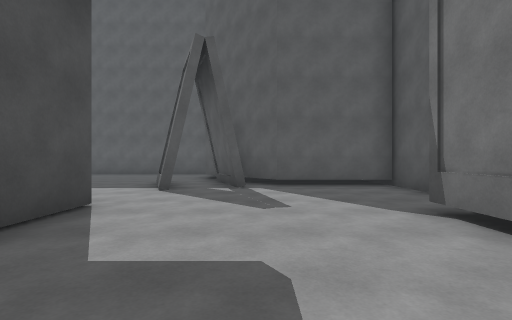
view 1 (above)

24 first-person views from a walk through a 3-D level made in the Unity game engine. The camera is 1.3 m above the floor, looks level and sees 85° across. The floor is counted in squares, 2 m on a side. Each view is taken from the middle of a square. On the plan, view 1 faces up. The plan holds only what a view shows up to about 9 squares ahead; the rest is blank. The place goes on beyond the plan.

view 2
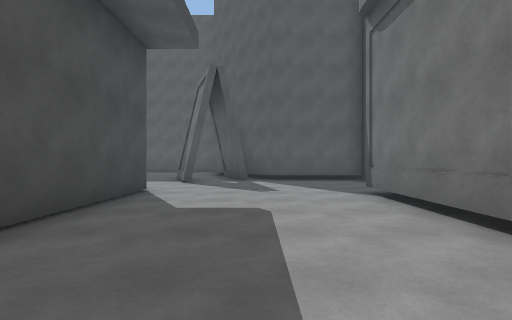

view 3
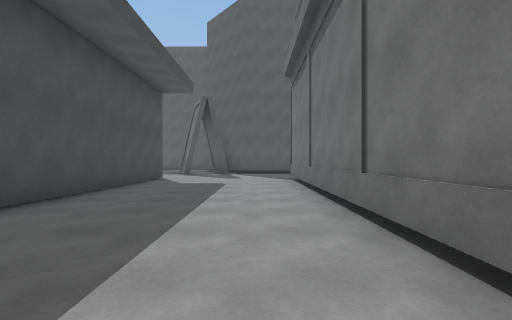

view 4
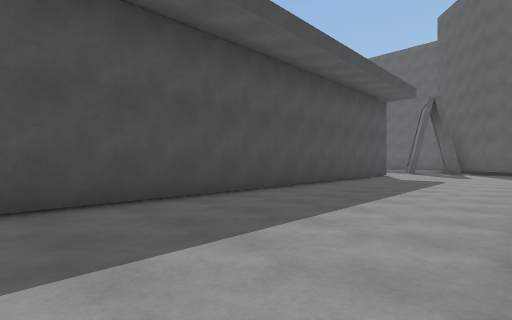

view 5
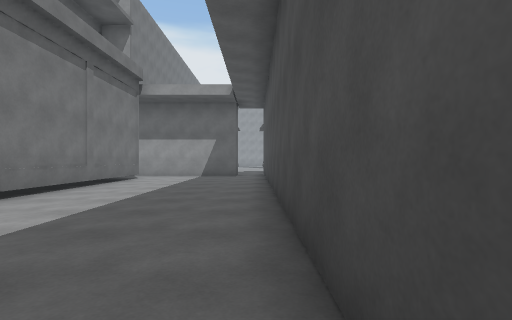

view 6
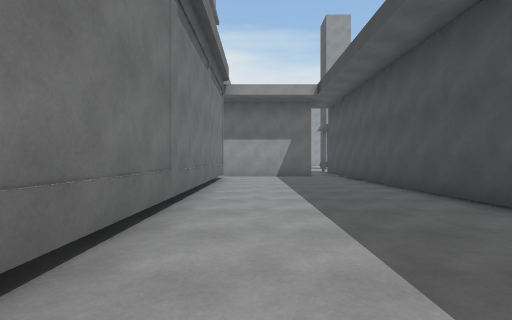

view 7
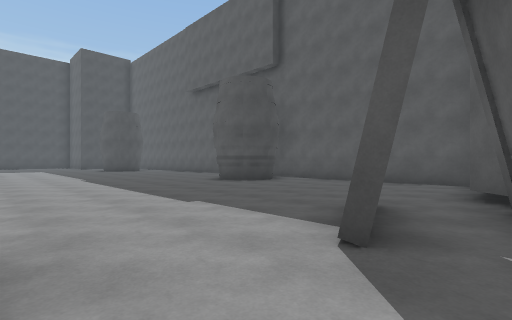

view 8
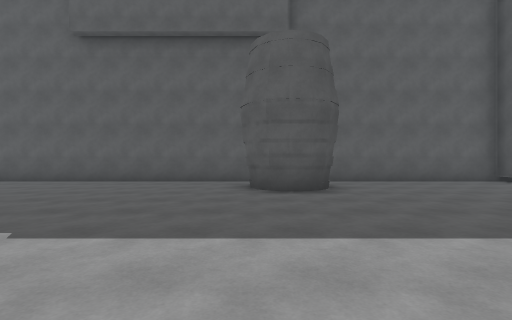

view 9
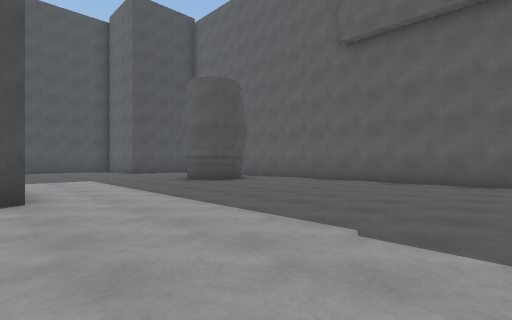

view 10
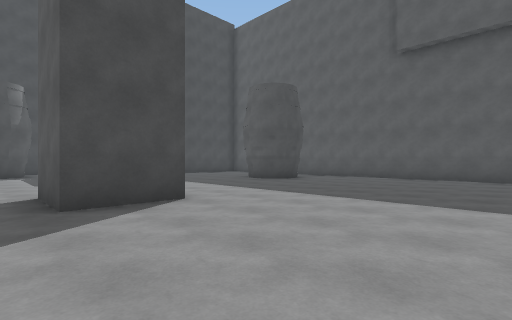

view 11
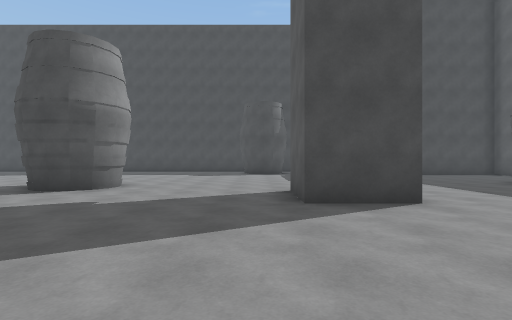

view 12
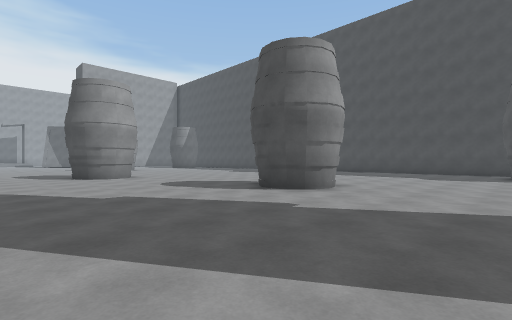

view 13
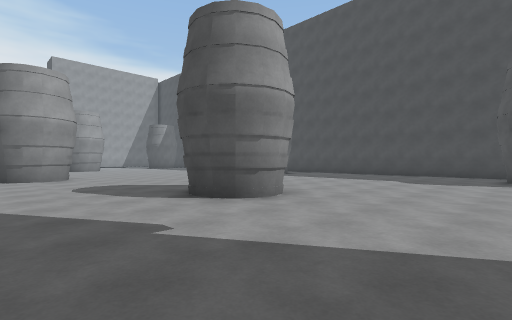

view 14
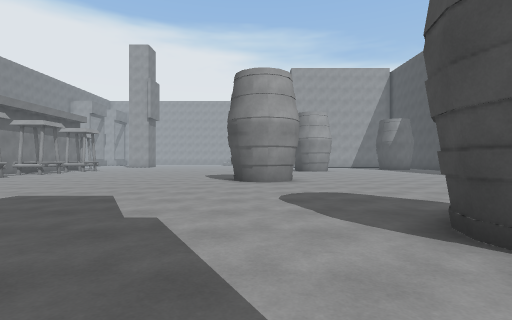

view 15
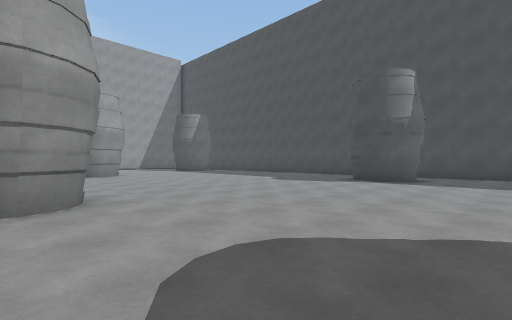

view 16
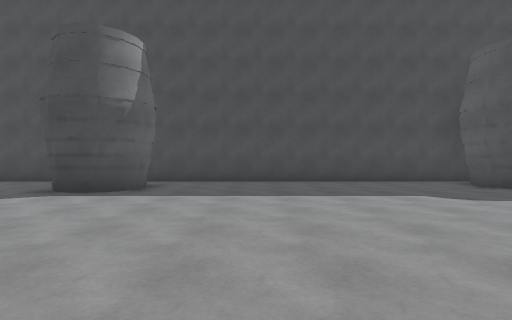

view 17
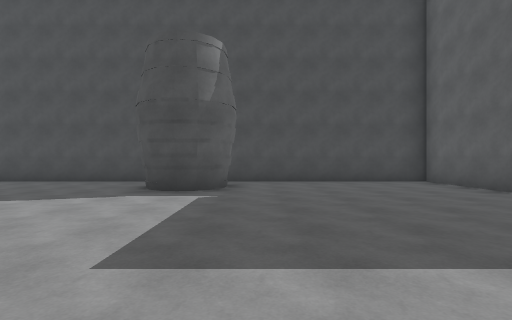

view 18
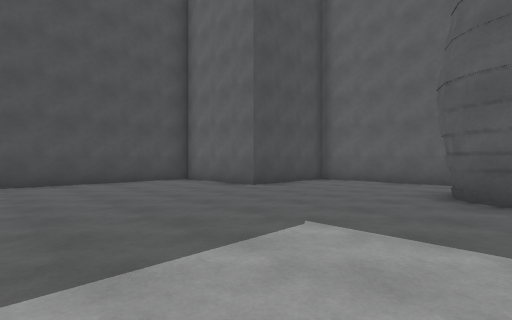

view 19
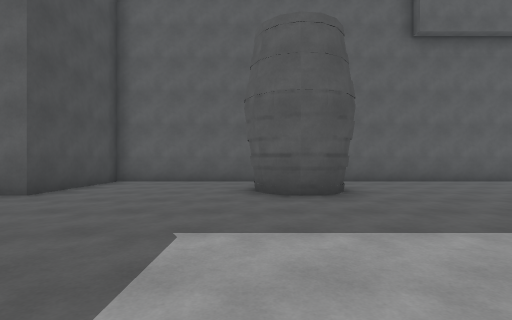

view 20
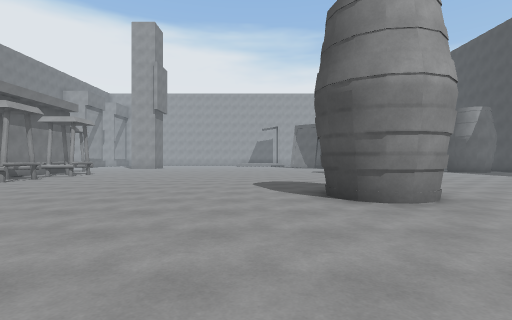

view 21
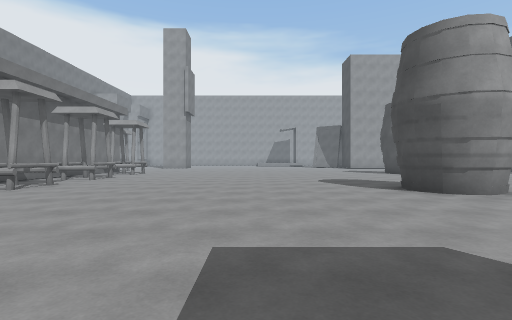

view 22
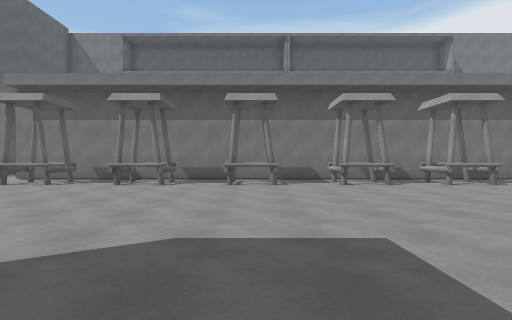

view 23
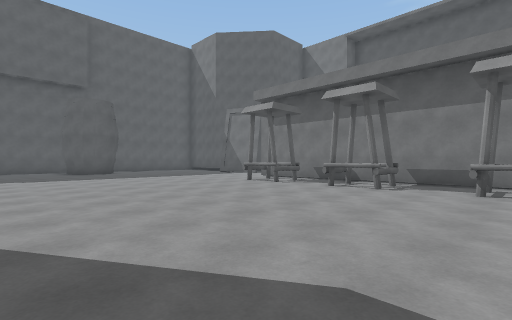

view 24
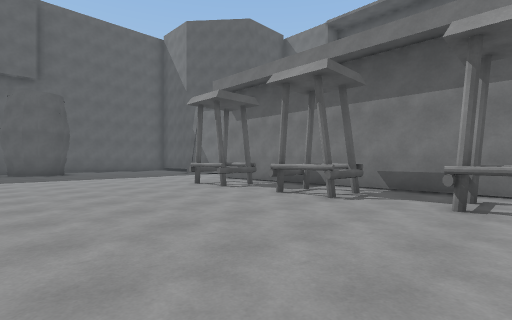

### Floor plan
Points are (right, up) in squares from view 1. A wall is a line through its corners. A room is listed if a view was taken in it or the views show most of it. See-through windows are left out.
Room 1 (views 1, 2, 3, 4, 5, 6, 7)
walls: (2.2, -4.7) (2.2, 3.5); (-2.3, 4) (-2.3, -14); (3.5, 5.5) (3.5, 7) (0.5, 7) (-0.4, 8.1); (2.2, -14) (2.2, -6.2); (-1.7, 6.1) (-2, 6)
ways out: opening at (-2.5, 4.5) to room 2
Room 2 (views 8, 9, 10, 11, 12, 13, 14, 15, 16, 17, 18, 19, 20, 21, 22, 23, 24)
walls: (-16.7, -2.4) (-16.8, -2.7) (-17, -3); (-17.3, -1.3) (-16.8, -1.9) (-16.7, -2.6); (-17.6, -1.2) (-17.2, -1.4); (-18.3, -1.4) (-17.8, -1.2) (-17.4, -1.3); (-15.2, 4.5) (-15.2, 2.7) (-17, 2.7); (-14.9, -8.1) (-14.5, -8.3) (-14.3, -8.6) (-14.2, -9.1) (-14.3, -9.6); (-15.3, -8.1) (-14.7, -8.1); (-16.2, -8.6) (-15.8, -8.2); (-16.2, -9) (-15.9, -8.3) (-15.1, -8); (-5.8, -4.6) (-5.8, -3.1); (-24.3, 3.3) (-23.7, 2.5) (-23.9, 1.7) (-24.6, 1.3); (-4.7, -1.4) (-4.7, -0.3) (-5.9, -0.3); (-17.9, 8.9) (-18.8, 9.2) (-19.1, 9.9); (-17.5, 9.1) (-18.2, 9); (-4.5, -1.6) (-5.8, -1.6) (-5.8, -0.1); (-23.5, -7.2) (-23.4, -7.3) (-23.5, -7.9) (-23.8, -8.3); (-4.7, 1.6) (-4.7, 2.7); (-4.5, 1.4) (-5.8, 1.4) (-5.8, 2.9); (-24.9, 3.4) (-24.5, 3.4) (-23.9, 3) (-23.7, 2.1) (-24.3, 1.4) (-24.8, 1.3) (-25.3, 1.5); (-18.7, 9.2) (-19, 9.5); (-17.1, 9.7) (-17.4, 9.2) (-17.7, 9.1); (-24.6, -6.5) (-24.2, -6.5) (-23.7, -6.8) (-23.4, -7.2); (-5.9, -7.4) (-4.6, -7.4); (-5.8, -7.6) (-5.8, -6.2) (-4.6, -6.2); (-3.7, -3.7) (-3.7, 2.5); (-8.7, 9.9) (-9, 10.2) (-9.2, 10.6); (-5.9, -10.2) (-4.7, -10.2) (-4.7, -8.9); (-5.8, -10.4) (-5.8, -8.9) (-4.6, -8.9); (-7.6, 9.9) (-7.8, 9.8); (-7.3, 10.4) (-7.7, 9.8) (-8.2, 9.7) (-8.9, 10); (-19, 12.4) (-23.2, 12.4) (-23.2, 9.1) (-26.4, 9.1) (-26.4, -7.4); (-26.4, -10.1) (-26.4, -11.8); (-9.1, 12.4) (-16.8, 12.4); (-2, 6) (-2.8, 8); (-5.8, -13) (-5.8, -11.9); (-0.5, 6.5) (-1.3, 8.6); (-0.4, 8.1) (-1.8, 9.7); (-1.7, 11.9) (-1.7, 12.4) (-6.8, 12.4)
low walls: (-4.7, 2.7) (-5.9, 2.7)
ways out: opening at (-2.5, 4.5) to room 1; opening at (-5, -11) to room 3; opening at (-4, -9.5) to room 3
Room 3 (no view inside)
walls: (-3.7, -12) (-3.7, -10.9); (-5.8, -11.9) (-4.6, -11.9)
ways out: opening at (-5, -11) to room 2; opening at (-4, -9.5) to room 2; opening at (-4, -12.5)

Positions as (right, up) in squares from view 1, and headings:
1: (0, 0), facing up
2: (0, -2), facing up
3: (1, -6), facing up
4: (2, -8), facing up-left
5: (-2, -5), facing down
6: (1, -5), facing down
7: (-1, 4), facing up-left
8: (-9, 4), facing up
9: (-10, 4), facing up-left
10: (-11, 2), facing up-left
11: (-11, 2), facing left
12: (-12, 2), facing down-left
13: (-14, 2), facing down-left
14: (-15, 0), facing down
15: (-15, -4), facing down-left
16: (-18, -4), facing left
17: (-18, 4), facing left
18: (-18, 4), facing up-left
19: (-19, 4), facing up
20: (-13, -4), facing down
21: (-11, -3), facing down
22: (-13, -4), facing right
23: (-12, -4), facing up-right
24: (-10, -4), facing up-right
